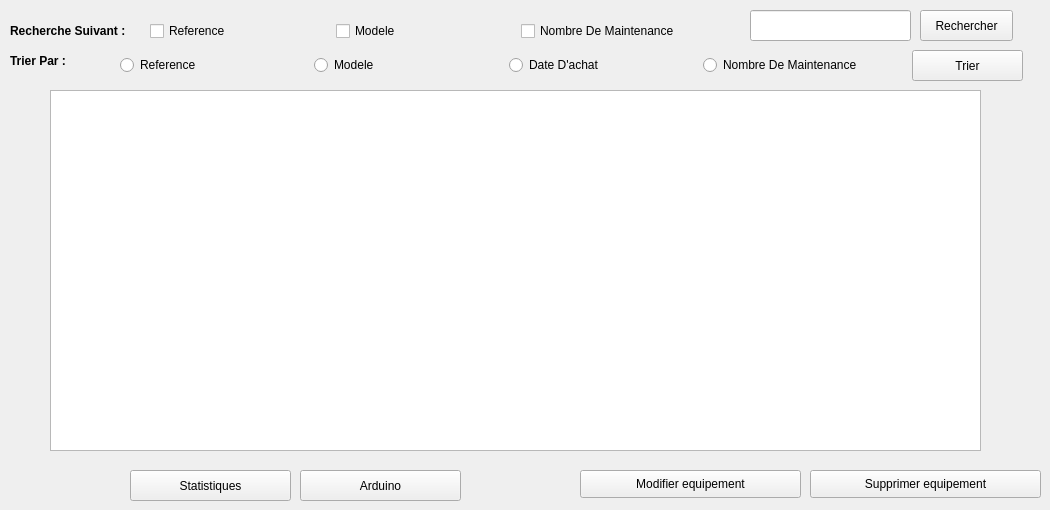
        <widget class="QWidget" name="affichermateriel">
         <attribute name="title">
          <string>Afficher equipement</string>
         </attribute>
         <widget class="QPushButton" name="pushButton_modifier">
          <property name="geometry">
           <rect>
            <x>580</x>
            <y>470</y>
            <width>221</width>
            <height>28</height>
           </rect>
          </property>
          <property name="text">
           <string>Modifier equipement</string>
          </property>
          <property name="icon">
           <iconset>
            <normaloff>../../../icons/modifier.png</normaloff>../../../icons/modifier.png</iconset>
          </property>
          <property name="checkable">
           <bool>true</bool>
          </property>
         </widget>
         <widget class="QPushButton" name="pushButton_supprimer">
          <property name="geometry">
           <rect>
            <x>810</x>
            <y>470</y>
            <width>231</width>
            <height>28</height>
           </rect>
          </property>
          <property name="styleSheet">
           <string notr="true"/>
          </property>
          <property name="text">
           <string>Supprimer equipement</string>
          </property>
          <property name="icon">
           <iconset>
            <normaloff>../../../icons/supprimer.png</normaloff>../../../icons/supprimer.png</iconset>
          </property>
         </widget>
         <widget class="QTableView" name="tableView_materiel">
          <property name="geometry">
           <rect>
            <x>50</x>
            <y>90</y>
            <width>931</width>
            <height>361</height>
           </rect>
          </property>
          <property name="styleSheet">
           <string notr="true">table
{
    border-collapse: collapse;
}
td, th
{
    border: 1px solid black;
}</string>
          </property>
         </widget>
         <widget class="QLabel" name="label_100">
          <property name="geometry">
           <rect>
            <x>10</x>
            <y>50</y>
            <width>61</width>
            <height>21</height>
           </rect>
          </property>
          <property name="font">
           <font>
            <weight>75</weight>
            <bold>true</bold>
           </font>
          </property>
          <property name="text">
           <string>Trier Par :</string>
          </property>
         </widget>
         <widget class="QLabel" name="label_101">
          <property name="geometry">
           <rect>
            <x>10</x>
            <y>10</y>
            <width>131</width>
            <height>41</height>
           </rect>
          </property>
          <property name="font">
           <font>
            <weight>75</weight>
            <bold>true</bold>
           </font>
          </property>
          <property name="text">
           <string>Recherche Suivant :</string>
          </property>
         </widget>
         <widget class="QLineEdit" name="lineEdit_recherche">
          <property name="geometry">
           <rect>
            <x>750</x>
            <y>10</y>
            <width>161</width>
            <height>31</height>
           </rect>
          </property>
          <property name="styleSheet">
           <string notr="true"/>
          </property>
          <property name="text">
           <string/>
          </property>
         </widget>
         <widget class="QPushButton" name="pushButton_recherche">
          <property name="geometry">
           <rect>
            <x>920</x>
            <y>10</y>
            <width>93</width>
            <height>31</height>
           </rect>
          </property>
          <property name="autoFillBackground">
           <bool>false</bool>
          </property>
          <property name="text">
           <string>Rechercher</string>
          </property>
          <property name="icon">
           <iconset>
            <normaloff>../../../icons/loop.png</normaloff>../../../icons/loop.png</iconset>
          </property>
          <property name="checkable">
           <bool>true</bool>
          </property>
         </widget>
         <widget class="QWidget" name="layoutWidget_7">
          <property name="geometry">
           <rect>
            <x>120</x>
            <y>50</y>
            <width>771</width>
            <height>30</height>
           </rect>
          </property>
          <layout class="QHBoxLayout" name="horizontalLayout_59">
           <item>
            <widget class="QRadioButton" name="radioButton_tri_ref">
             <property name="text">
              <string>Reference</string>
             </property>
            </widget>
           </item>
           <item>
            <widget class="QRadioButton" name="radioButton_tri_modele">
             <property name="text">
              <string>Modele</string>
             </property>
            </widget>
           </item>
           <item>
            <widget class="QRadioButton" name="radioButton_tri_date">
             <property name="text">
              <string>Date D'achat</string>
             </property>
            </widget>
           </item>
           <item>
            <widget class="QRadioButton" name="radioButton_tri_nbrmaint">
             <property name="text">
              <string>Nombre De Maintenance</string>
             </property>
            </widget>
           </item>
          </layout>
         </widget>
         <widget class="QWidget" name="layoutWidget_8">
          <property name="geometry">
           <rect>
            <x>150</x>
            <y>20</y>
            <width>551</width>
            <height>22</height>
           </rect>
          </property>
          <layout class="QHBoxLayout" name="horizontalLayout_60">
           <item>
            <widget class="QCheckBox" name="checkBox_search_ref">
             <property name="text">
              <string>Reference</string>
             </property>
             <property name="autoExclusive">
              <bool>true</bool>
             </property>
            </widget>
           </item>
           <item>
            <widget class="QCheckBox" name="checkBox_search_modele">
             <property name="text">
              <string>Modele</string>
             </property>
             <property name="autoExclusive">
              <bool>true</bool>
             </property>
            </widget>
           </item>
           <item>
            <widget class="QCheckBox" name="checkBox_search_nbr_maintenance">
             <property name="text">
              <string>Nombre De Maintenance</string>
             </property>
             <property name="autoExclusive">
              <bool>true</bool>
             </property>
            </widget>
           </item>
          </layout>
         </widget>
         <widget class="QPushButton" name="pushButton_trier">
          <property name="geometry">
           <rect>
            <x>912</x>
            <y>50</y>
            <width>111</width>
            <height>31</height>
           </rect>
          </property>
          <property name="text">
           <string>Trier</string>
          </property>
          <property name="icon">
           <iconset>
            <normaloff>../../../icons/TriMan-300x300.png</normaloff>../../../icons/TriMan-300x300.png</iconset>
          </property>
          <property name="checkable">
           <bool>true</bool>
          </property>
          <property name="checked">
           <bool>false</bool>
          </property>
         </widget>
         <widget class="QPushButton" name="pushButton_stat">
          <property name="geometry">
           <rect>
            <x>130</x>
            <y>470</y>
            <width>161</width>
            <height>31</height>
           </rect>
          </property>
          <property name="text">
           <string>Statistiques</string>
          </property>
          <property name="icon">
           <iconset>
            <normaloff>../../../icons/stat.png</normaloff>../../../icons/stat.png</iconset>
          </property>
         </widget>
         <widget class="QPushButton" name="pushButton_quitter">
          <property name="geometry">
           <rect>
            <x>300</x>
            <y>470</y>
            <width>161</width>
            <height>31</height>
           </rect>
          </property>
          <property name="text">
           <string>Arduino</string>
          </property>
         </widget>
        </widget>
